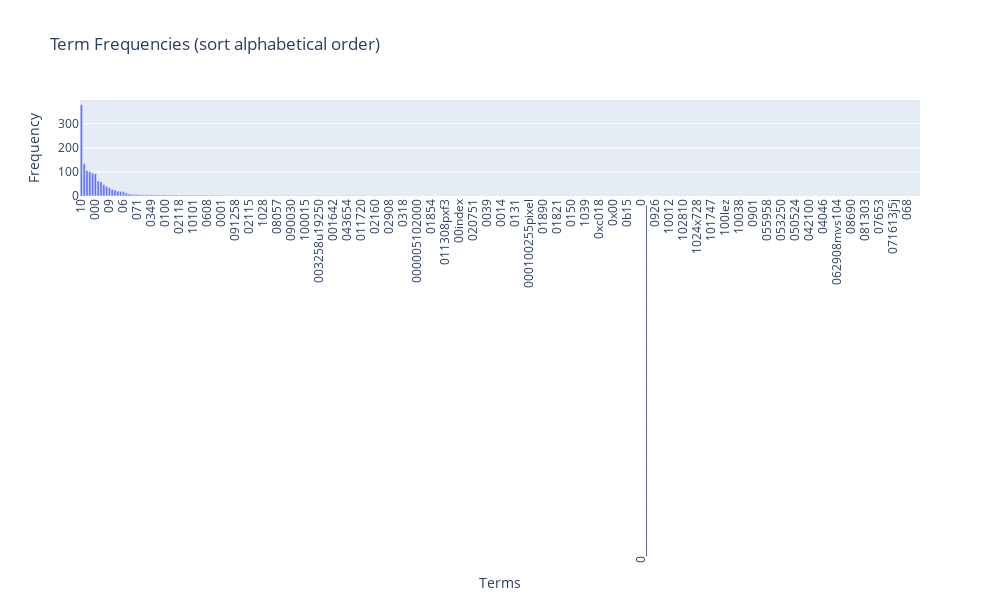

This figure's notebook cell:
### Code cell
# plot with plotly
fig = go.Figure()

fig.add_trace(go.Bar(
    x=sorted_feature_names,
    y=sorted_term_frequencies
))

# show and layout
fig.update_layout(
    title='Term Frequencies (sorted by frequency)',
    xaxis_title='Terms',
    yaxis_title='Frequency',
    xaxis=dict(tickangle=-90),
    width=1000,
    height=600
)

fig.show()

### Figure 1 — Plotly figure (JSON) as saved in the notebook; plotly's stock layout.template omitted (floating-point values rounded to 4 significant figures; data arrays with more than 128 entries replaced by an {"elided": "..."} marker saying what was removed)
{"data": [{"type": "bar", "x": {"elided": "300 str values"}, "y": {"elided": "300 int values"}}], "layout": {"height": 600, "title": {"text": "Term Frequencies (sort alphabetical order)"}, "width": 1000, "xaxis": {"autorange": true, "range": [-0.5, 299.5], "tickangle": -90, "title": {"text": "Terms"}, "type": "category"}, "yaxis": {"autorange": true, "range": [0, 397.9], "title": {"text": "Frequency"}, "type": "linear"}}}
